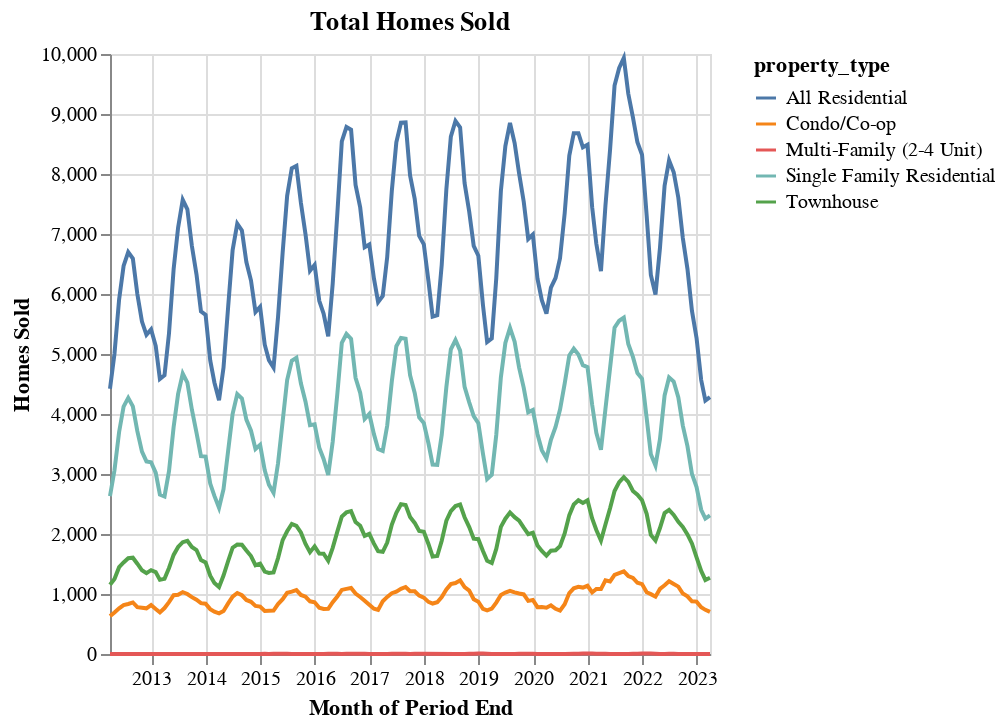

Notebook source saved alongside this figure:
### Markdown cell above
# 2) Total Homes Sold

### Code cell
# Aggregate homes sold by month
data_agg = df_features.groupby([pd.Grouper(key='period_end', freq='M'), 'property_type']).agg({'homes_sold': 'sum'}).reset_index()

# Plot chart
alt.Chart(data_agg).mark_line().encode(
    x=alt.X('period_end:T', axis=alt.Axis(title='Month of Period End')),
    y=alt.Y('homes_sold:Q', axis=alt.Axis(title='Homes Sold')),
    color='property_type:N',
    tooltip=['property_type:N', 'period_end:T', 'homes_sold:Q']
).properties(
    title='Total Homes Sold'
)

### Figure 1 — Vega-Lite specification as saved in the notebook (floating-point values rounded to 4 significant figures; data arrays with more than 128 entries replaced by an {"elided": "..."} marker saying what was removed)
{"config": {"view": {"continuousWidth": 300, "continuousHeight": 300}}, "data": {"name": "data-6225864baea4c5b1246d958a08930988"}, "mark": {"type": "line"}, "encoding": {"color": {"field": "property_type", "type": "nominal"}, "tooltip": [{"field": "property_type", "type": "nominal"}, {"field": "period_end", "type": "temporal"}, {"field": "homes_sold", "type": "quantitative"}], "x": {"axis": {"title": "Month of Period End"}, "field": "period_end", "type": "temporal"}, "y": {"axis": {"title": "Homes Sold"}, "field": "homes_sold", "type": "quantitative"}}, "title": "Total Homes Sold", "$schema": "https://vega.github.io/schema/vega-lite/v5.8.0.json", "datasets": {"data-6225864baea4c5b1246d958a08930988": {"elided": "638 records"}}}
